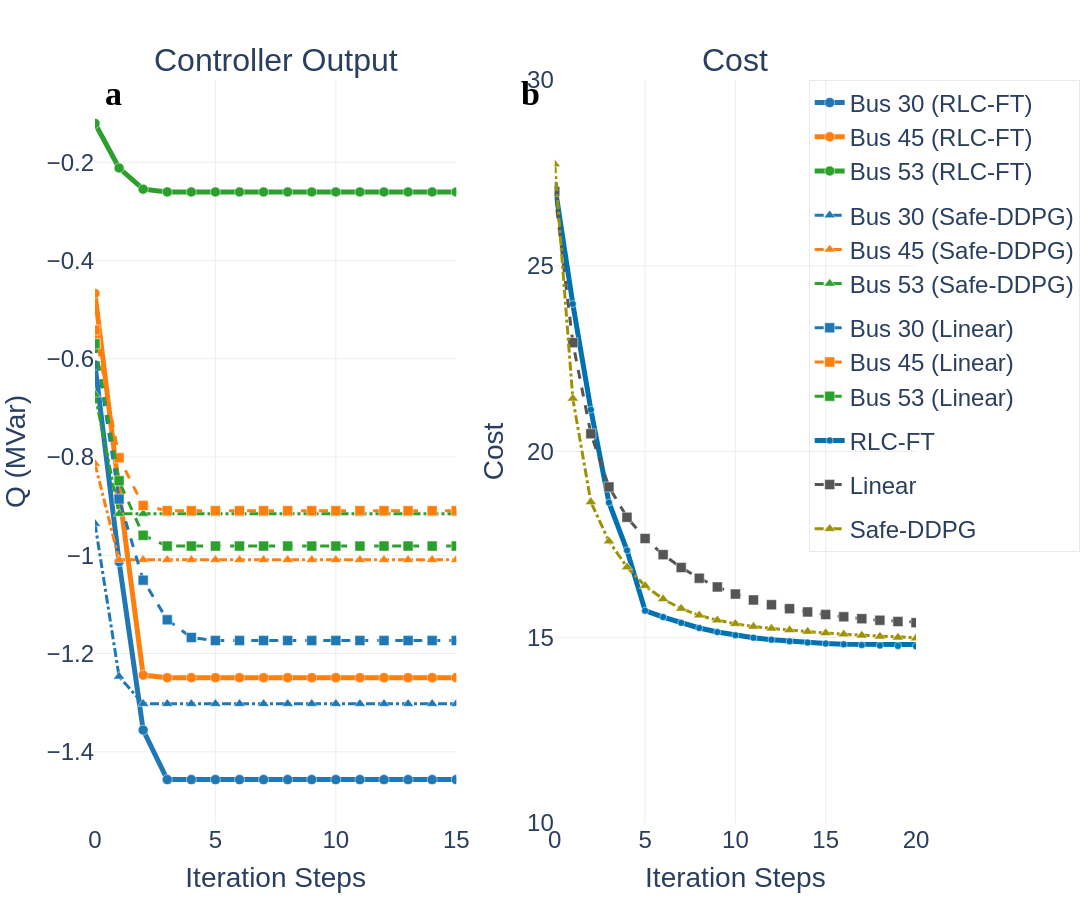

The notebook cell saved with this chart:
### Code cell
import plotly.graph_objects as go
from plotly.subplots import make_subplots
import plotly.colors as pc
import numpy as np
import os

bus_titles = ['Bus 18', 'Bus 21', 'Bus 30', 'Bus 45', 'Bus 53']
selected_buses_indices_actual = [2,3,4] # Indices for Bus 21, Bus 30, Bus 53
selected_bus_titles_display = [bus_titles[i] for i in selected_buses_indices_actual]

bus_colors = ['#1f77b4', '#ff7f0e', '#2ca02c', '#d62728', '#9467bd']

method_styles_base = { # Renamed to avoid conflict, will be used to get dash style
    'RLC-FT': dict(dash='solid', width=5),
    'Safe-DDPG': dict(dash='dashdot', width=3),
    'Linear': dict(dash='dash', width=3)
}

# Method colors FOR COST PLOT (Panel b) AND FOR PROMINENT AVERAGE LINES IN PANEL A
method_primary_colors = { # Renamed from method_colors_cost for clarity
    'RLC-FT': "#0072B2",
    'Safe-DDPG': "#9D9204", 
    'Linear': '#555555'
}

method_marker_symbols = {
    'RLC-FT': 'circle',      # 蓝色：圆点
    'Safe-DDPG': 'triangle-up',  # 橙色：三角
    'Linear': 'square'       # 灰色：方块
}

MARKER_SIZE_Q = 10        # 左图(Q)的标记大小
MARKER_SIZE_COST = 10     # 右图(Cost)的标记大小
USE_STEP_LINES = False   # True=台阶线(hv)，False=普通折线

# --- Visual parameters for SUBDUED individual lines ---
INDIVIDUAL_LINE_OPACITY = 1.0
INDIVIDUAL_LINE_WIDTH_FACTOR = 1.0 # Make them half of their original method_styles_base width

# --- Visual parameters for PROMINENT average lines ---
AVERAGE_LINE_OPACITY = 1.0
AVERAGE_LINE_WIDTH_INCREASE = 0.0 # Added to base method width for averages


fig = make_subplots(
    rows=1, cols=2,
    subplot_titles=["Controller Output", "Cost"],
    horizontal_spacing=0.12
)
# This loop for subplot titles assumes NATURE_CONFIG is defined
for i, annotation in enumerate(fig.layout.annotations[:2]):
    annotation.font.size = NATURE_CONFIG["font_title"]
    annotation.font.family = "Arial"


# ---------------------------
# Left subplot: Controller Output (Q values) - MODIFIED for Option B
# ---------------------------
iterations_for_q_plot = np.arange(q_RL.shape[0])

# --- First, plot SUBDUED individual bus lines ---
for method in ['RLC-FT', 'Safe-DDPG', 'Linear']:
    for i, bus_data_idx in enumerate(selected_buses_indices_actual): 
        bus_display_title = selected_bus_titles_display[i]
        current_bus_color = bus_colors[i] 
        
        # Determine y_data based on method
        if method == 'RLC-FT':
            y_data = q_RL[:, bus_data_idx, 0]
        elif method == 'Safe-DDPG':
            y_data = safe_q[:, bus_data_idx, 0]
        else:  # Linear
            y_data = q_baseline[:, bus_data_idx, 0]
        
        # Get base style for the method
        base_style = method_styles_base[method]

        fig.add_trace(go.Scatter(
            x=iterations_for_q_plot,
            y=y_data,
            mode='lines+markers',  # 关键：加上 markers
            name=f"{bus_display_title} ({method})",
            line=dict(
                color=current_bus_color,
                dash=base_style['dash'],
                width=base_style['width'] * INDIVIDUAL_LINE_WIDTH_FACTOR
            ),
            marker=dict(                      # 关键：标记样式
                symbol=method_marker_symbols[method],
                size=MARKER_SIZE_Q,
                color=current_bus_color,
                line=dict(width=0.5, color='white')  # 白色描边更清晰，可选
            ),
            line_shape='hv' if USE_STEP_LINES else 'linear',  # 可选台阶线
            opacity=INDIVIDUAL_LINE_OPACITY,
            legendgroup=f"Individual_{method}",
            showlegend=True
        ), row=1, col=1)

# ---------------------------
# Right subplot: Cost Plot - Using original method_styles_base for widths
# ---------------------------
iterations_for_cost_plot = np.arange(len(cost_RL))

fig.add_trace(go.Scatter(
    x=iterations_for_cost_plot, y=cost_RL,
    mode='lines+markers',
    name="RLC-FT",
    line=dict(
        color=method_primary_colors['RLC-FT'],
        dash=method_styles_base['RLC-FT']['dash'],
        width=method_styles_base['RLC-FT']['width']
    ),
    marker=dict(
        symbol=method_marker_symbols['RLC-FT'],
        size=7,
        color=method_primary_colors['RLC-FT'],
        line=dict(width=0.5, color='white')
    ),
    line_shape='hv' if USE_STEP_LINES else 'linear',
    legendgroup="Cost_RLCFT"
), row=1, col=2)

# Linear
fig.add_trace(go.Scatter(
    x=iterations_for_cost_plot, y=cost_baseline,
    mode='lines+markers',
    name="Linear",
    line=dict(
        color=method_primary_colors['Linear'],
        dash=method_styles_base['Linear']['dash'],
        width=method_styles_base['Linear']['width']
    ),
    marker=dict(
        symbol=method_marker_symbols['Linear'],
        size=MARKER_SIZE_COST,
        color=method_primary_colors['Linear'],
        line=dict(width=0.5, color='white')
    ),
    line_shape='hv' if USE_STEP_LINES else 'linear',
    legendgroup="Cost_Linear"
), row=1, col=2)

# Safe-DDPG
fig.add_trace(go.Scatter(
    x=iterations_for_cost_plot, y=safe_cost,
    mode='lines+markers',
    name="Safe-DDPG",
    line=dict(
        color=method_primary_colors['Safe-DDPG'],
        dash=method_styles_base['Safe-DDPG']['dash'],
        width=method_styles_base['Safe-DDPG']['width']
    ),
    marker=dict(
        symbol=method_marker_symbols['Safe-DDPG'],
        size=MARKER_SIZE_COST,
        color=method_primary_colors['Safe-DDPG'],
        line=dict(width=0.5, color='white')
    ),
    line_shape='hv' if USE_STEP_LINES else 'linear',
    legendgroup="Cost_SafeDDPG"
), row=1, col=2)


# --- Axes and Layout (Your original settings) ---
# This part assumes NATURE_CONFIG is defined globally
fig.update_xaxes(
    title_text="Iteration Steps", range=[0, 15], 
    showgrid=True, gridwidth=0.5, gridcolor='#DDDDDD', zeroline=False, 
    tickfont=dict(size=NATURE_CONFIG["font_axis"], family="Arial"), 
    title_font=dict(size=NATURE_CONFIG["font_base"], family="Arial"),
    row=1, col=1
)
fig.update_xaxes(
    title_text="Iteration Steps", range=[0, 20], 
    showgrid=True, gridwidth=0.5, gridcolor='#DDDDDD', zeroline=False,
    tickfont=dict(size=NATURE_CONFIG["font_axis"], family="Arial"), 
    title_font=dict(size=NATURE_CONFIG["font_base"], family="Arial"),
    row=1, col=2
)
fig.update_yaxes(
    title_text="Q (MVar)", showgrid=True, gridwidth=0.5, gridcolor='#DDDDDD', zeroline=True, zerolinewidth=1, zerolinecolor='#CCCCCC',
    tickfont=dict(size=NATURE_CONFIG["font_axis"], family="Arial"), 
    title_font=dict(size=NATURE_CONFIG["font_base"], family="Arial"),
    row=1, col=1,
    # range=(0.2, 1.4)
)
fig.update_yaxes(
    title_text="Cost", showgrid=True, gridwidth=0.5, gridcolor='#DDDDDD', zeroline=False,
    tickfont=dict(size=NATURE_CONFIG["font_axis"], family="Arial"), 
    title_font=dict(size=NATURE_CONFIG["font_base"], family="Arial"),
    row=1, col=2,range=(10, 30)
)

# Subplot labels (a) and (b)
# This part assumes NATURE_CONFIG is defined globally
fig.add_annotation(
    text="<b>a</b>", x=0.01, y=1.01, xref="paper", yref="paper", showarrow=False, 
    font=dict(size=NATURE_CONFIG["font_title"]+2, family="Arial Bold", color="black"), align="left" 
)
fig.add_annotation(
    text="<b>b</b>", x=0.53, y=1.01, xref="paper", yref="paper", showarrow=False, 
    font=dict(size=NATURE_CONFIG["font_title"]+2, family="Arial Bold", color="black"), align="left"
)

# This part assumes NATURE_CONFIG is defined globally
fig.update_layout(
    font=dict(family='Arial', size=NATURE_CONFIG["font_base"]),
    width=NATURE_CONFIG["width"], 
    height=NATURE_CONFIG["height"],
    margin=dict(l=80, r=40, t=80, b=60), 
    plot_bgcolor='white',
    paper_bgcolor='white',
    legend=dict(
        orientation="v", 
        yanchor="top", y=1,
        xanchor="right", x=1.20, 
        font=dict(size=NATURE_CONFIG["font_legend"], family="Arial"),
        traceorder='grouped', 
        bgcolor='rgba(255,255,255,0.0)', 
        bordercolor='lightgray', 
        borderwidth=0.5
    )
)
# Export high-resolution image
output_path = os.path.join(Config.data_path, "images","56bus", "combined_plots_nature.pdf")
fig.write_image(output_path, scale=2)
fig.write_image(os.path.join(Config.data_path, "images","56bus", "combined_plots_nature.png"), scale=2)

fig.show()

### Figure 1 — Plotly figure (JSON) as saved in the notebook; plotly's stock layout.template omitted (floating-point values rounded to 4 significant figures)
{"data": [{"legendgroup": "Individual_RLC-FT", "line": {"color": "#1f77b4", "dash": "solid", "shape": "linear", "width": 5}, "marker": {"color": "#1f77b4", "line": {"color": "white", "width": 0.5}, "size": 10, "symbol": "circle"}, "mode": "lines+markers", "name": "Bus 30 (RLC-FT)", "opacity": 1, "showlegend": true, "type": "scatter", "x": [0, 1, 2, 3, 4, 5, 6, 7, 8, 9, 10, 11, 12, 13, 14, 15, 16, 17, 18, 19, 20, 21, 22, 23, 24, 25, 26, 27, 28, 29, 30, 31, 32, 33, 34, 35, 36, 37, 38, 39, 40, 41, 42, 43, 44, 45, 46, 47, 48, 49, 50, 51, 52, 53, 54, 55, 56, 57, 58, 59, 60, 61, 62, 63, 64, 65, 66, 67, 68, 69, 70, 71, 72, 73, 74, 75, 76, 77, 78, 79, 80, 81, 82, 83, 84, 85, 86, 87, 88, 89, 90, 91, 92, 93, 94, 95, 96, 97, 98, 99], "xaxis": "x", "y": [-0.6127, -1.013, -1.356, -1.457, -1.457, -1.457, -1.457, -1.457, -1.457, -1.457, -1.457, -1.457, -1.457, -1.457, -1.457, -1.457, -1.457, -1.457, -1.457, -1.457, -1.457, -1.457, -1.457, -1.457, -1.457, -1.457, -1.457, -1.457, -1.457, -1.457, -1.457, -1.457, -1.457, -1.457, -1.457, -1.457, -1.457, -1.457, -1.457, -1.457, -1.457, -1.457, -1.457, -1.457, -1.457, -1.457, -1.457, -1.457, -1.457, -1.457, -1.457, -1.457, -1.457, -1.457, -1.457, -1.457, -1.457, -1.457, -1.457, -1.457, -1.457, -1.457, -1.457, -1.457, -1.457, -1.457, -1.457, -1.457, -1.457, -1.457, -1.457, -1.457, -1.457, -1.457, -1.457, -1.457, -1.457, -1.457, -1.457, -1.457, -1.457, -1.457, -1.457, -1.457, -1.457, -1.457, -1.457, -1.457, -1.457, -1.457, -1.457, -1.457, -1.457, -1.457, -1.457, -1.457, -1.457, -1.457, -1.457, -1.457], "yaxis": "y"}, {"legendgroup": "Individual_RLC-FT", "line": {"color": "#ff7f0e", "dash": "solid", "shape": "linear", "width": 5}, "marker": {"color": "#ff7f0e", "line": {"color": "white", "width": 0.5}, "size": 10, "symbol": "circle"}, "mode": "lines+markers", "name": "Bus 45 (RLC-FT)", "opacity": 1, "showlegend": true, "type": "scatter", "x": [0, 1, 2, 3, 4, 5, 6, 7, 8, 9, 10, 11, 12, 13, 14, 15, 16, 17, 18, 19, 20, 21, 22, 23, 24, 25, 26, 27, 28, 29, 30, 31, 32, 33, 34, 35, 36, 37, 38, 39, 40, 41, 42, 43, 44, 45, 46, 47, 48, 49, 50, 51, 52, 53, 54, 55, 56, 57, 58, 59, 60, 61, 62, 63, 64, 65, 66, 67, 68, 69, 70, 71, 72, 73, 74, 75, 76, 77, 78, 79, 80, 81, 82, 83, 84, 85, 86, 87, 88, 89, 90, 91, 92, 93, 94, 95, 96, 97, 98, 99], "xaxis": "x", "y": [-0.467, -0.8697, -1.244, -1.249, -1.249, -1.249, -1.249, -1.249, -1.249, -1.249, -1.249, -1.249, -1.249, -1.249, -1.249, -1.249, -1.249, -1.249, -1.249, -1.249, -1.249, -1.249, -1.249, -1.249, -1.249, -1.249, -1.249, -1.249, -1.249, -1.249, -1.249, -1.249, -1.249, -1.249, -1.249, -1.249, -1.249, -1.249, -1.249, -1.249, -1.249, -1.249, -1.249, -1.249, -1.249, -1.249, -1.249, -1.249, -1.249, -1.249, -1.249, -1.249, -1.249, -1.249, -1.249, -1.249, -1.249, -1.249, -1.249, -1.249, -1.249, -1.249, -1.249, -1.249, -1.249, -1.249, -1.249, -1.249, -1.249, -1.249, -1.249, -1.249, -1.249, -1.249, -1.249, -1.249, -1.249, -1.249, -1.249, -1.249, -1.249, -1.249, -1.249, -1.249, -1.249, -1.249, -1.249, -1.249, -1.249, -1.249, -1.249, -1.249, -1.249, -1.249, -1.249, -1.249, -1.249, -1.249, -1.249, -1.249], "yaxis": "y"}, {"legendgroup": "Individual_RLC-FT", "line": {"color": "#2ca02c", "dash": "solid", "shape": "linear", "width": 5}, "marker": {"color": "#2ca02c", "line": {"color": "white", "width": 0.5}, "size": 10, "symbol": "circle"}, "mode": "lines+markers", "name": "Bus 53 (RLC-FT)", "opacity": 1, "showlegend": true, "type": "scatter", "x": [0, 1, 2, 3, 4, 5, 6, 7, 8, 9, 10, 11, 12, 13, 14, 15, 16, 17, 18, 19, 20, 21, 22, 23, 24, 25, 26, 27, 28, 29, 30, 31, 32, 33, 34, 35, 36, 37, 38, 39, 40, 41, 42, 43, 44, 45, 46, 47, 48, 49, 50, 51, 52, 53, 54, 55, 56, 57, 58, 59, 60, 61, 62, 63, 64, 65, 66, 67, 68, 69, 70, 71, 72, 73, 74, 75, 76, 77, 78, 79, 80, 81, 82, 83, 84, 85, 86, 87, 88, 89, 90, 91, 92, 93, 94, 95, 96, 97, 98, 99], "xaxis": "x", "y": [-0.121, -0.2118, -0.2549, -0.2604, -0.2604, -0.2604, -0.2604, -0.2604, -0.2604, -0.2604, -0.2604, -0.2604, -0.2604, -0.2604, -0.2604, -0.2604, -0.2604, -0.2604, -0.2604, -0.2604, -0.2604, -0.2604, -0.2604, -0.2604, -0.2604, -0.2604, -0.2604, -0.2604, -0.2604, -0.2604, -0.2604, -0.2604, -0.2604, -0.2604, -0.2604, -0.2604, -0.2604, -0.2604, -0.2604, -0.2604, -0.2604, -0.2604, -0.2604, -0.2604, -0.2604, -0.2604, -0.2604, -0.2604, -0.2604, -0.2604, -0.2604, -0.2604, -0.2604, -0.2604, -0.2604, -0.2604, -0.2604, -0.2604, -0.2604, -0.2604, -0.2604, -0.2604, -0.2604, -0.2604, -0.2604, -0.2604, -0.2604, -0.2604, -0.2604, -0.2604, -0.2604, -0.2604, -0.2604, -0.2604, -0.2604, -0.2604, -0.2604, -0.2604, -0.2604, -0.2604, -0.2604, -0.2604, -0.2604, -0.2604, -0.2604, -0.2604, -0.2604, -0.2604, -0.2604, -0.2604, -0.2604, -0.2604, -0.2604, -0.2604, -0.2604, -0.2604, -0.2604, -0.2604, -0.2604, -0.2604], "yaxis": "y"}, {"legendgroup": "Individual_Safe-DDPG", "line": {"color": "#1f77b4", "dash": "dashdot", "shape": "linear", "width": 3}, "marker": {"color": "#1f77b4", "line": {"color": "white", "width": 0.5}, "size": 10, "symbol": "triangle-up"}, "mode": "lines+markers", "name": "Bus 30 (Safe-DDPG)", "opacity": 1, "showlegend": true, "type": "scatter", "x": [0, 1, 2, 3, 4, 5, 6, 7, 8, 9, 10, 11, 12, 13, 14, 15, 16, 17, 18, 19, 20, 21, 22, 23, 24, 25, 26, 27, 28, 29, 30, 31, 32, 33, 34, 35, 36, 37, 38, 39, 40, 41, 42, 43, 44, 45, 46, 47, 48, 49, 50, 51, 52, 53, 54, 55, 56, 57, 58, 59, 60, 61, 62, 63, 64, 65, 66, 67, 68, 69, 70, 71, 72, 73, 74, 75, 76, 77, 78, 79, 80, 81, 82, 83, 84, 85, 86, 87, 88, 89, 90, 91, 92, 93, 94, 95, 96, 97, 98, 99], "xaxis": "x", "y": [-0.9356, -1.247, -1.302, -1.302, -1.302, -1.302, -1.302, -1.302, -1.302, -1.302, -1.302, -1.302, -1.302, -1.302, -1.302, -1.302, -1.302, -1.302, -1.302, -1.302, -1.302, -1.302, -1.302, -1.302, -1.302, -1.302, -1.302, -1.302, -1.302, -1.302, -1.302, -1.302, -1.302, -1.302, -1.302, -1.302, -1.302, -1.302, -1.302, -1.302, -1.302, -1.302, -1.302, -1.302, -1.302, -1.302, -1.302, -1.302, -1.302, -1.302, -1.302, -1.302, -1.302, -1.302, -1.302, -1.302, -1.302, -1.302, -1.302, -1.302, -1.302, -1.302, -1.302, -1.302, -1.302, -1.302, -1.302, -1.302, -1.302, -1.302, -1.302, -1.302, -1.302, -1.302, -1.302, -1.302, -1.302, -1.302, -1.302, -1.302, -1.302, -1.302, -1.302, -1.302, -1.302, -1.302, -1.302, -1.302, -1.302, -1.302, -1.302, -1.302, -1.302, -1.302, -1.302, -1.302, -1.302, -1.302, -1.302, -1.302], "yaxis": "y"}, {"legendgroup": "Individual_Safe-DDPG", "line": {"color": "#ff7f0e", "dash": "dashdot", "shape": "linear", "width": 3}, "marker": {"color": "#ff7f0e", "line": {"color": "white", "width": 0.5}, "size": 10, "symbol": "triangle-up"}, "mode": "lines+markers", "name": "Bus 45 (Safe-DDPG)", "opacity": 1, "showlegend": true, "type": "scatter", "x": [0, 1, 2, 3, 4, 5, 6, 7, 8, 9, 10, 11, 12, 13, 14, 15, 16, 17, 18, 19, 20, 21, 22, 23, 24, 25, 26, 27, 28, 29, 30, 31, 32, 33, 34, 35, 36, 37, 38, 39, 40, 41, 42, 43, 44, 45, 46, 47, 48, 49, 50, 51, 52, 53, 54, 55, 56, 57, 58, 59, 60, 61, 62, 63, 64, 65, 66, 67, 68, 69, 70, 71, 72, 73, 74, 75, 76, 77, 78, 79, 80, 81, 82, 83, 84, 85, 86, 87, 88, 89, 90, 91, 92, 93, 94, 95, 96, 97, 98, 99], "xaxis": "x", "y": [-0.8137, -1.009, -1.009, -1.009, -1.009, -1.009, -1.009, -1.009, -1.009, -1.009, -1.009, -1.009, -1.009, -1.009, -1.009, -1.009, -1.009, -1.009, -1.009, -1.009, -1.009, -1.009, -1.009, -1.009, -1.009, -1.009, -1.009, -1.009, -1.009, -1.009, -1.009, -1.009, -1.009, -1.009, -1.009, -1.009, -1.009, -1.009, -1.009, -1.009, -1.009, -1.009, -1.009, -1.009, -1.009, -1.009, -1.009, -1.009, -1.009, -1.009, -1.009, -1.009, -1.009, -1.009, -1.009, -1.009, -1.009, -1.009, -1.009, -1.009, -1.009, -1.009, -1.009, -1.009, -1.009, -1.009, -1.009, -1.009, -1.009, -1.009, -1.009, -1.009, -1.009, -1.009, -1.009, -1.009, -1.009, -1.009, -1.009, -1.009, -1.009, -1.009, -1.009, -1.009, -1.009, -1.009, -1.009, -1.009, -1.009, -1.009, -1.009, -1.009, -1.009, -1.009, -1.009, -1.009, -1.009, -1.009, -1.009, -1.009], "yaxis": "y"}, {"legendgroup": "Individual_Safe-DDPG", "line": {"color": "#2ca02c", "dash": "dashdot", "shape": "linear", "width": 3}, "marker": {"color": "#2ca02c", "line": {"color": "white", "width": 0.5}, "size": 10, "symbol": "triangle-up"}, "mode": "lines+markers", "name": "Bus 53 (Safe-DDPG)", "opacity": 1, "showlegend": true, "type": "scatter", "x": [0, 1, 2, 3, 4, 5, 6, 7, 8, 9, 10, 11, 12, 13, 14, 15, 16, 17, 18, 19, 20, 21, 22, 23, 24, 25, 26, 27, 28, 29, 30, 31, 32, 33, 34, 35, 36, 37, 38, 39, 40, 41, 42, 43, 44, 45, 46, 47, 48, 49, 50, 51, 52, 53, 54, 55, 56, 57, 58, 59, 60, 61, 62, 63, 64, 65, 66, 67, 68, 69, 70, 71, 72, 73, 74, 75, 76, 77, 78, 79, 80, 81, 82, 83, 84, 85, 86, 87, 88, 89, 90, 91, 92, 93, 94, 95, 96, 97, 98, 99], "xaxis": "x", "y": [-0.6728, -0.9154, -0.9154, -0.9154, -0.9154, -0.9154, -0.9154, -0.9154, -0.9154, -0.9154, -0.9154, -0.9154, -0.9154, -0.9154, -0.9154, -0.9154, -0.9154, -0.9154, -0.9154, -0.9154, -0.9154, -0.9154, -0.9154, -0.9154, -0.9154, -0.9154, -0.9154, -0.9154, -0.9154, -0.9154, -0.9154, -0.9154, -0.9154, -0.9154, -0.9154, -0.9154, -0.9154, -0.9154, -0.9154, -0.9154, -0.9154, -0.9154, -0.9154, -0.9154, -0.9154, -0.9154, -0.9154, -0.9154, -0.9154, -0.9154, -0.9154, -0.9154, -0.9154, -0.9154, -0.9154, -0.9154, -0.9154, -0.9154, -0.9154, -0.9154, -0.9154, -0.9154, -0.9154, -0.9154, -0.9154, -0.9154, -0.9154, -0.9154, -0.9154, -0.9154, -0.9154, -0.9154, -0.9154, -0.9154, -0.9154, -0.9154, -0.9154, -0.9154, -0.9154, -0.9154, -0.9154, -0.9154, -0.9154, -0.9154, -0.9154, -0.9154, -0.9154, -0.9154, -0.9154, -0.9154, -0.9154, -0.9154, -0.9154, -0.9154, -0.9154, -0.9154, -0.9154, -0.9154, -0.9154, -0.9154], "yaxis": "y"}, {"legendgroup": "Individual_Linear", "line": {"color": "#1f77b4", "dash": "dash", "shape": "linear", "width": 3}, "marker": {"color": "#1f77b4", "line": {"color": "white", "width": 0.5}, "size": 10, "symbol": "square"}, "mode": "lines+markers", "name": "Bus 30 (Linear)", "opacity": 1, "showlegend": true, "type": "scatter", "x": [0, 1, 2, 3, 4, 5, 6, 7, 8, 9, 10, 11, 12, 13, 14, 15, 16, 17, 18, 19, 20, 21, 22, 23, 24, 25, 26, 27, 28, 29, 30, 31, 32, 33, 34, 35, 36, 37, 38, 39, 40, 41, 42, 43, 44, 45, 46, 47, 48, 49, 50, 51, 52, 53, 54, 55, 56, 57, 58, 59, 60, 61, 62, 63, 64, 65, 66, 67, 68, 69, 70, 71, 72, 73, 74, 75, 76, 77, 78, 79, 80, 81, 82, 83, 84, 85, 86, 87, 88, 89, 90, 91, 92, 93, 94, 95, 96, 97, 98, 99], "xaxis": "x", "y": [-0.5698, -0.8856, -1.051, -1.131, -1.167, -1.174, -1.174, -1.174, -1.174, -1.174, -1.174, -1.174, -1.174, -1.174, -1.174, -1.174, -1.174, -1.174, -1.174, -1.174, -1.174, -1.174, -1.174, -1.174, -1.174, -1.174, -1.174, -1.174, -1.174, -1.174, -1.174, -1.174, -1.174, -1.174, -1.174, -1.174, -1.174, -1.174, -1.174, -1.174, -1.174, -1.174, -1.174, -1.174, -1.174, -1.174, -1.174, -1.174, -1.174, -1.174, -1.174, -1.174, -1.174, -1.174, -1.174, -1.174, -1.174, -1.174, -1.174, -1.174, -1.174, -1.174, -1.174, -1.174, -1.174, -1.174, -1.174, -1.174, -1.174, -1.174, -1.174, -1.174, -1.174, -1.174, -1.174, -1.174, -1.174, -1.174, -1.174, -1.174, -1.174, -1.174, -1.174, -1.174, -1.174, -1.174, -1.174, -1.174, -1.174, -1.174, -1.174, -1.174, -1.174, -1.174, -1.174, -1.174, -1.174, -1.174, -1.174, -1.174], "yaxis": "y"}, {"legendgroup": "Individual_Linear", "line": {"color": "#ff7f0e", "dash": "dash", "shape": "linear", "width": 3}, "marker": {"color": "#ff7f0e", "line": {"color": "white", "width": 0.5}, "size": 10, "symbol": "square"}, "mode": "lines+markers", "name": "Bus 45 (Linear)", "opacity": 1, "showlegend": true, "type": "scatter", "x": [0, 1, 2, 3, 4, 5, 6, 7, 8, 9, 10, 11, 12, 13, 14, 15, 16, 17, 18, 19, 20, 21, 22, 23, 24, 25, 26, 27, 28, 29, 30, 31, 32, 33, 34, 35, 36, 37, 38, 39, 40, 41, 42, 43, 44, 45, 46, 47, 48, 49, 50, 51, 52, 53, 54, 55, 56, 57, 58, 59, 60, 61, 62, 63, 64, 65, 66, 67, 68, 69, 70, 71, 72, 73, 74, 75, 76, 77, 78, 79, 80, 81, 82, 83, 84, 85, 86, 87, 88, 89, 90, 91, 92, 93, 94, 95, 96, 97, 98, 99], "xaxis": "x", "y": [-0.5414, -0.8017, -0.8989, -0.9092, -0.9092, -0.9092, -0.9092, -0.9092, -0.9092, -0.9092, -0.9092, -0.9092, -0.9092, -0.9092, -0.9092, -0.9092, -0.9092, -0.9092, -0.9092, -0.9092, -0.9092, -0.9092, -0.9092, -0.9092, -0.9092, -0.9092, -0.9092, -0.9092, -0.9092, -0.9092, -0.9092, -0.9092, -0.9092, -0.9092, -0.9092, -0.9092, -0.9092, -0.9092, -0.9092, -0.9092, -0.9092, -0.9092, -0.9092, -0.9092, -0.9092, -0.9092, -0.9092, -0.9092, -0.9092, -0.9092, -0.9092, -0.9092, -0.9092, -0.9092, -0.9092, -0.9092, -0.9092, -0.9092, -0.9092, -0.9092, -0.9092, -0.9092, -0.9092, -0.9092, -0.9092, -0.9092, -0.9092, -0.9092, -0.9092, -0.9092, -0.9092, -0.9092, -0.9092, -0.9092, -0.9092, -0.9092, -0.9092, -0.9092, -0.9092, -0.9092, -0.9092, -0.9092, -0.9092, -0.9092, -0.9092, -0.9092, -0.9092, -0.9092, -0.9092, -0.9092, -0.9092, -0.9092, -0.9092, -0.9092, -0.9092, -0.9092, -0.9092, -0.9092, -0.9092, -0.9092], "yaxis": "y"}, {"legendgroup": "Individual_Linear", "line": {"color": "#2ca02c", "dash": "dash", "shape": "linear", "width": 3}, "marker": {"color": "#2ca02c", "line": {"color": "white", "width": 0.5}, "size": 10, "symbol": "square"}, "mode": "lines+markers", "name": "Bus 53 (Linear)", "opacity": 1, "showlegend": true, "type": "scatter", "x": [0, 1, 2, 3, 4, 5, 6, 7, 8, 9, 10, 11, 12, 13, 14, 15, 16, 17, 18, 19, 20, 21, 22, 23, 24, 25, 26, 27, 28, 29, 30, 31, 32, 33, 34, 35, 36, 37, 38, 39, 40, 41, 42, 43, 44, 45, 46, 47, 48, 49, 50, 51, 52, 53, 54, 55, 56, 57, 58, 59, 60, 61, 62, 63, 64, 65, 66, 67, 68, 69, 70, 71, 72, 73, 74, 75, 76, 77, 78, 79, 80, 81, 82, 83, 84, 85, 86, 87, 88, 89, 90, 91, 92, 93, 94, 95, 96, 97, 98, 99], "xaxis": "x", "y": [-0.5696, -0.8484, -0.9594, -0.9813, -0.9813, -0.9813, -0.9813, -0.9813, -0.9813, -0.9813, -0.9813, -0.9813, -0.9813, -0.9813, -0.9813, -0.9813, -0.9813, -0.9813, -0.9813, -0.9813, -0.9813, -0.9813, -0.9813, -0.9813, -0.9813, -0.9813, -0.9813, -0.9813, -0.9813, -0.9813, -0.9813, -0.9813, -0.9813, -0.9813, -0.9813, -0.9813, -0.9813, -0.9813, -0.9813, -0.9813, -0.9813, -0.9813, -0.9813, -0.9813, -0.9813, -0.9813, -0.9813, -0.9813, -0.9813, -0.9813, -0.9813, -0.9813, -0.9813, -0.9813, -0.9813, -0.9813, -0.9813, -0.9813, -0.9813, -0.9813, -0.9813, -0.9813, -0.9813, -0.9813, -0.9813, -0.9813, -0.9813, -0.9813, -0.9813, -0.9813, -0.9813, -0.9813, -0.9813, -0.9813, -0.9813, -0.9813, -0.9813, -0.9813, -0.9813, -0.9813, -0.9813, -0.9813, -0.9813, -0.9813, -0.9813, -0.9813, -0.9813, -0.9813, -0.9813, -0.9813, -0.9813, -0.9813, -0.9813, -0.9813, -0.9813, -0.9813, -0.9813, -0.9813, -0.9813, -0.9813], "yaxis": "y"}, {"legendgroup": "Cost_RLCFT", "line": {"color": "#0072B2", "dash": "solid", "shape": "linear", "width": 5}, "marker": {"color": "#0072B2", "line": {"color": "white", "width": 0.5}, "size": 7, "symbol": "circle"}, "mode": "lines+markers", "name": "RLC-FT", "type": "scatter", "x": [0, 1, 2, 3, 4, 5, 6, 7, 8, 9, 10, 11, 12, 13, 14, 15, 16, 17, 18, 19, 20, 21, 22, 23, 24, 25, 26, 27, 28, 29, 30, 31, 32, 33, 34, 35, 36, 37, 38, 39, 40, 41, 42, 43, 44, 45, 46, 47, 48, 49, 50, 51, 52, 53, 54, 55, 56, 57, 58, 59, 60, 61, 62, 63, 64, 65, 66, 67, 68, 69, 70, 71, 72, 73, 74, 75, 76, 77, 78, 79, 80, 81, 82, 83, 84, 85, 86, 87, 88, 89, 90, 91, 92, 93, 94, 95, 96, 97, 98, 99], "xaxis": "x2", "y": [27.17, 23.97, 21.13, 18.63, 17.34, 15.72, 15.54, 15.39, 15.25, 15.14, 15.05, 14.99, 14.93, 14.89, 14.86, 14.83, 14.81, 14.79, 14.78, 14.77, 14.76, 14.75, 14.75, 14.74, 14.74, 14.73, 14.73, 14.73, 14.73, 14.73, 14.73, 14.73, 14.73, 14.73, 14.72, 14.72, 14.72, 14.72, 14.72, 14.72, 14.72, 14.72, 14.72, 14.72, 14.72, 14.72, 14.72, 14.72, 14.72, 14.72, 14.72, 14.72, 14.72, 14.72, 14.72, 14.72, 14.72, 14.72, 14.72, 14.72, 14.72, 14.72, 14.72, 14.72, 14.72, 14.71, 14.71, 14.71, 14.71, 14.71, 14.71, 14.71, 14.71, 14.71, 14.71, 14.71, 14.71, 14.71, 14.71, 14.71, 14.71, 14.71, 14.71, 14.71, 14.71, 14.71, 14.71, 14.71, 14.71, 14.71, 14.71, 14.71, 14.71, 14.71, 14.71, 14.71, 14.71, 14.71, 14.71, 14.71], "yaxis": "y2"}, {"legendgroup": "Cost_Linear", "line": {"color": "#555555", "dash": "dash", "shape": "linear", "width": 3}, "marker": {"color": "#555555", "line": {"color": "white", "width": 0.5}, "size": 10, "symbol": "square"}, "mode": "lines+markers", "name": "Linear", "type": "scatter", "x": [0, 1, 2, 3, 4, 5, 6, 7, 8, 9, 10, 11, 12, 13, 14, 15, 16, 17, 18, 19, 20, 21, 22, 23, 24, 25, 26, 27, 28, 29, 30, 31, 32, 33, 34, 35, 36, 37, 38, 39, 40, 41, 42, 43, 44, 45, 46, 47, 48, 49, 50, 51, 52, 53, 54, 55, 56, 57, 58, 59, 60, 61, 62, 63, 64, 65, 66, 67, 68, 69, 70, 71, 72, 73, 74, 75, 76, 77, 78, 79, 80, 81, 82, 83, 84, 85, 86, 87, 88, 89, 90, 91, 92, 93, 94, 95, 96, 97, 98, 99], "xaxis": "x2", "y": [27.0, 22.93, 20.48, 19.04, 18.23, 17.66, 17.22, 16.88, 16.59, 16.35, 16.16, 16.0, 15.88, 15.77, 15.68, 15.61, 15.55, 15.5, 15.46, 15.42, 15.39, 15.37, 15.34, 15.32, 15.3, 15.28, 15.26, 15.24, 15.23, 15.21, 15.2, 15.18, 15.17, 15.16, 15.14, 15.13, 15.12, 15.11, 15.1, 15.09, 15.09, 15.08, 15.07, 15.06, 15.06, 15.05, 15.05, 15.04, 15.03, 15.03, 15.03, 15.02, 15.02, 15.01, 15.01, 15.0, 15.0, 15.0, 15.0, 14.99, 14.99, 14.99, 14.98, 14.98, 14.98, 14.98, 14.98, 14.97, 14.97, 14.97, 14.97, 14.97, 14.97, 14.96, 14.96, 14.96, 14.96, 14.96, 14.96, 14.96, 14.96, 14.96, 14.95, 14.95, 14.95, 14.95, 14.95, 14.95, 14.95, 14.95, 14.95, 14.95, 14.95, 14.95, 14.95, 14.95, 14.95, 14.95, 14.95, 14.95], "yaxis": "y2"}, {"legendgroup": "Cost_SafeDDPG", "line": {"color": "#9D9204", "dash": "dashdot", "shape": "linear", "width": 3}, "marker": {"color": "#9D9204", "line": {"color": "white", "width": 0.5}, "size": 10, "symbol": "triangle-up"}, "mode": "lines+markers", "name": "Safe-DDPG", "type": "scatter", "x": [0, 1, 2, 3, 4, 5, 6, 7, 8, 9, 10, 11, 12, 13, 14, 15, 16, 17, 18, 19, 20, 21, 22, 23, 24, 25, 26, 27, 28, 29, 30, 31, 32, 33, 34, 35, 36, 37, 38, 39, 40, 41, 42, 43, 44, 45, 46, 47, 48, 49, 50, 51, 52, 53, 54, 55, 56, 57, 58, 59, 60, 61, 62, 63, 64, 65, 66, 67, 68, 69, 70, 71, 72, 73, 74, 75, 76, 77, 78, 79, 80, 81, 82, 83, 84, 85, 86, 87, 88, 89, 90, 91, 92, 93, 94, 95, 96, 97, 98, 99], "xaxis": "x2", "y": [27.74, 21.43, 18.64, 17.58, 16.89, 16.38, 16.03, 15.77, 15.59, 15.46, 15.36, 15.29, 15.24, 15.19, 15.15, 15.11, 15.08, 15.05, 15.02, 14.99, 14.97, 14.95, 14.93, 14.91, 14.89, 14.88, 14.86, 14.85, 14.84, 14.83, 14.81, 14.81, 14.8, 14.79, 14.78, 14.77, 14.77, 14.76, 14.75, 14.75, 14.74, 14.74, 14.74, 14.73, 14.73, 14.73, 14.72, 14.72, 14.72, 14.71, 14.71, 14.71, 14.71, 14.71, 14.71, 14.7, 14.7, 14.7, 14.7, 14.7, 14.7, 14.7, 14.7, 14.69, 14.69, 14.69, 14.69, 14.69, 14.69, 14.69, 14.69, 14.69, 14.69, 14.69, 14.69, 14.69, 14.69, 14.69, 14.69, 14.69, 14.69, 14.69, 14.69, 14.69, 14.69, 14.69, 14.69, 14.69, 14.69, 14.69, 14.69, 14.69, 14.69, 14.69, 14.69, 14.68, 14.68, 14.68, 14.68, 14.68], "yaxis": "y2"}], "layout": {"annotations": [{"font": {"family": "Arial", "size": 32}, "showarrow": false, "text": "Controller Output", "x": 0.22, "xanchor": "center", "xref": "paper", "y": 1, "yanchor": "bottom", "yref": "paper"}, {"font": {"family": "Arial", "size": 32}, "showarrow": false, "text": "Cost", "x": 0.78, "xanchor": "center", "xref": "paper", "y": 1, "yanchor": "bottom", "yref": "paper"}, {"align": "left", "font": {"color": "black", "family": "Arial Bold", "size": 34}, "showarrow": false, "text": "<b>a</b>", "x": 0.01, "xref": "paper", "y": 1.01, "yref": "paper"}, {"align": "left", "font": {"color": "black", "family": "Arial Bold", "size": 34}, "showarrow": false, "text": "<b>b</b>", "x": 0.53, "xref": "paper", "y": 1.01, "yref": "paper"}], "font": {"family": "Arial", "size": 28}, "height": 900, "legend": {"bgcolor": "rgba(255,255,255,0.0)", "bordercolor": "lightgray", "borderwidth": 0.5, "font": {"family": "Arial", "size": 24}, "orientation": "v", "traceorder": "grouped", "x": 1.2, "xanchor": "right", "y": 1, "yanchor": "top"}, "margin": {"b": 60, "l": 80, "r": 40, "t": 80}, "paper_bgcolor": "white", "plot_bgcolor": "white", "width": 1800, "xaxis": {"anchor": "y", "domain": [0, 0.44], "gridcolor": "#DDDDDD", "gridwidth": 0.5, "range": [0, 15], "showgrid": true, "tickfont": {"family": "Arial", "size": 24}, "title": {"font": {"family": "Arial", "size": 28}, "text": "Iteration Steps"}, "zeroline": false}, "xaxis2": {"anchor": "y2", "domain": [0.56, 1], "gridcolor": "#DDDDDD", "gridwidth": 0.5, "range": [0, 20], "showgrid": true, "tickfont": {"family": "Arial", "size": 24}, "title": {"font": {"family": "Arial", "size": 28}, "text": "Iteration Steps"}, "zeroline": false}, "yaxis": {"anchor": "x", "domain": [0, 1], "gridcolor": "#DDDDDD", "gridwidth": 0.5, "showgrid": true, "tickfont": {"family": "Arial", "size": 24}, "title": {"font": {"family": "Arial", "size": 28}, "text": "Q (MVar)"}, "zeroline": true, "zerolinecolor": "#CCCCCC", "zerolinewidth": 1}, "yaxis2": {"anchor": "x2", "domain": [0, 1], "gridcolor": "#DDDDDD", "gridwidth": 0.5, "range": [10, 30], "showgrid": true, "tickfont": {"family": "Arial", "size": 24}, "title": {"font": {"family": "Arial", "size": 28}, "text": "Cost"}, "zeroline": false}}}
